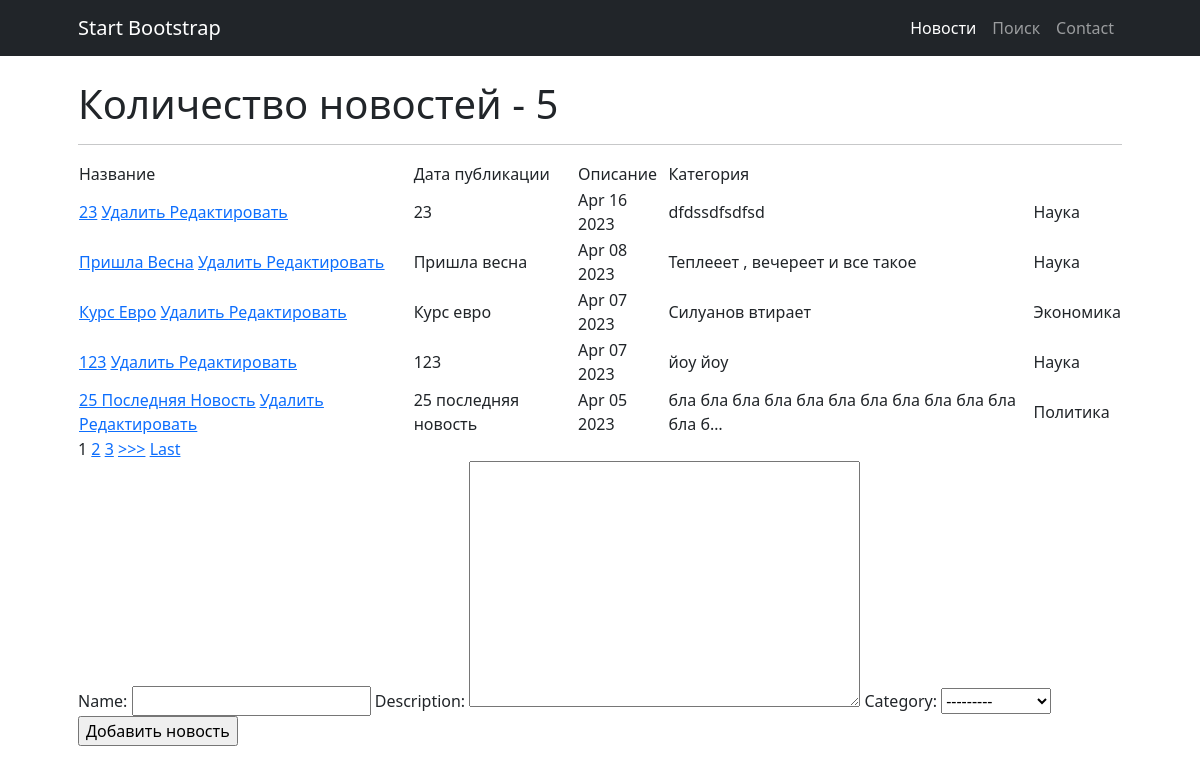
The page /news/ on the database as committed earlier.
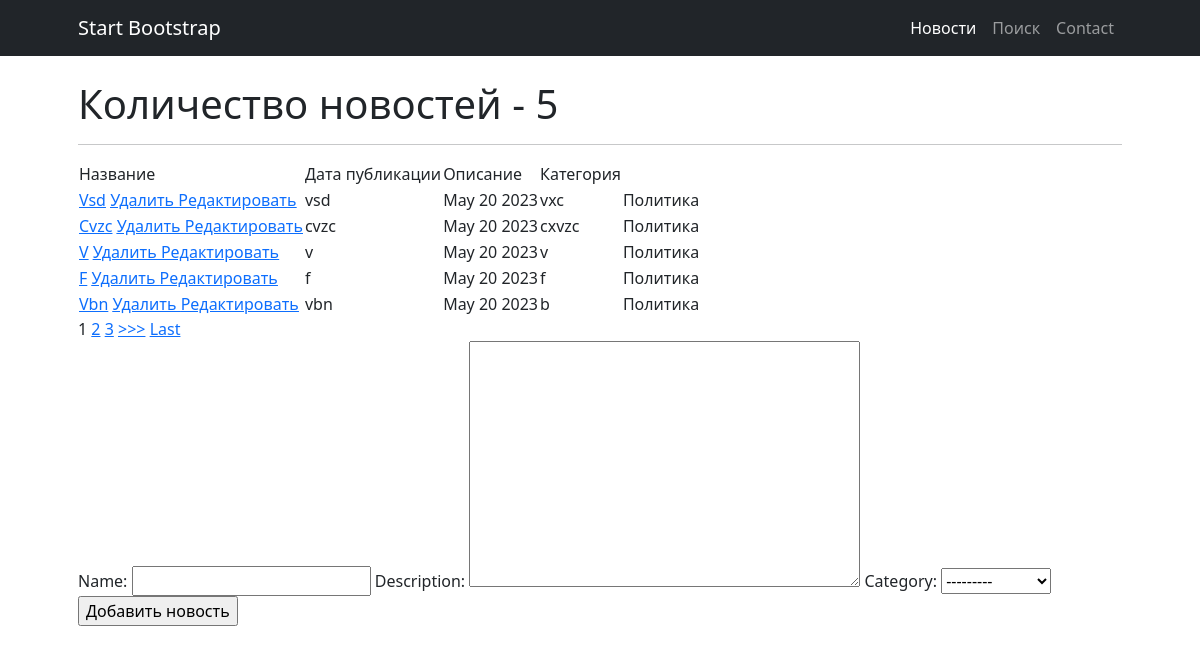
The same page on the database as committed later.
### news/models.py (models this page shows, shortened)
class News(models.Model):
    name = models.CharField(
        max_length=50,
        unique=True, # названия новостей не должны повторяться
    )
    description = models.TextField()
    category = models.ForeignKey(
        to='Category',
        on_delete=models.CASCADE,
        related_name='news', # все новости в категории будут доступны через поле news
    )
    time_creation = models.DateTimeField(auto_now_add = True)

class Category(models.Model):
    name = models.CharField(max_length=100, unique=True)  # названия категорий тоже не должны повторяться
    subscribers = models.ManyToManyField(User, through = 'UserCategory', blank = True) #добавили поле для свзяи с пользователем
    def __str__(self):
        return f'{self.name.title()}'

### news/views.py (the view, shortened to what this page needs)
# urls.py: path('', NewsList.as_view(), name = 'index'), # т.к. сам по себе это класс, то нам надо представить этот класс в виде view. Для этого вызываем метод as_view
class NewsList(ListView):
    model = News  # указываем модель, объекты которой мы будем выводить
    template_name = 'news.html'  # указываем имя шаблона, в котором будет лежать HTML, в нём будут все инструкции о том, как именно пользователю должны вывестись наши объекты
    context_object_name = 'news'  # это имя списка, в котором будут лежать все объекты
    queryset = News.objects.order_by('-id')
    paginate_by = 5
    form_class = NewsForm # добавляем форм класс, чтобы получать доступ к форме через метод POST
    def get_context_data(self, **kwargs):
        context = super().get_context_data(**kwargs)
        context['filter'] = NewsFilter(self.request.GET, queryset=self.get_queryset())
        context['categories'] = Category.objects.all()
        context['form'] = NewsForm()
        return context

### news/forms.py
class NewsForm(ModelForm):
    class Meta:
        model = News
        fields = ['name', 'description', 'category']

### templatetags/custom_filters.py (called while the page is built)
@register.filter(name='filter_message')
def filter_message(message: str):
    variants = ['мудаков', 'твари', 'козлы', 'лошара', 'ублюдок', 'дичь'] # непристойные выражения
    ln = len(variants)
    filtred_message = ''
    string = ''
    string2 = ''
    pattern = ' ' # чем заменять непристойные выражения
    for i in message:
        string += i
        string2 = string.lower()
        flag = 0
        for j in variants:
            if not string2 in j:
                flag += 1
            if string2 == j:
                filtred_message += pattern
                flag -= 1
                string = ''
        if flag == ln:
            filtred_message += string
            string = ''
    if string2 != '' and string2 not in variants:
        filtred_message += string
    elif string2 != '':
        filtred_message += pattern
    return filtred_message

### templates/news.html (shortened to what this page needs)
{% extends 'flatpages/default.html' %}
{% load custom_filters %}
{% block content %}
    <h1>Количество новостей - {{ news|length }}</h1>
    <hr>
    {% if news %}
        <table>
            <tr>
                <td>
                    Название
                </td>
                <td>
                    Дата публикации
                </td>
                <td>
                    Описание
                </td>
                <td>
                    Категория
                </td>
            </tr>
        {% for new in news %}
            <tr>
                <td>
                    <a href="{% url 'new' new.id %}">{{ new.name|title|filter_message }}</a>
                    <a href="{% url 'new_delete' new.id %}"><u> Удалить </u></a>
                    <a href="{% url 'new_update' new.id %}"><u>Редактировать</u></a>
                </td>
                <td>
                    {{ new.name|filter_message }}
                </td>
                <td>
                    {{ new.time_creation|date:'M d Y'}}
                </td>
                <td>
                    {{ new.description|truncatechars:50|filter_message}}
                </td>
                <td>
                    {{ new.category.name }}
                </td>
            </tr>
        {% endfor %}
        </table>
    {% else %}
        <h2> Новостей нет!</h2>
    {% endif %}
{% if is_paginated %}
{% for num in page_obj.paginator.page_range %}
    {% if page_obj.number == num %}
        <a>{{ num }}</a>
    {% elif num > page_obj.number|add:'-3' and num < page_obj.number|add:'3' %}
        <a href="?page={{ num }}">{{ num }}</a>
    {% endif %}
{% endfor %}
{% if page_obj.has_next %}
    <a href="?page={{ page_obj.next_page_number }}">>>></a>
    <a href="?page={{ page_obj.paginator.num_pages }}">Last</a>
{% endif %}
{% endif %}
<form method="POST">
    {{ form }}
    <input type="submit" value="Добавить новость">
</form>
{% endblock content %}

Rows that differ between the two databases and show on the page:
no longer on this page (row unchanged): News: name|filter_message "23", time_creation "Apr 16 2023", description|filter_message "dfdssdfsdfsd", category.name "Наука"
no longer on this page (row unchanged): News: name|filter_message "Пришла Весна", name|filter_message "Пришла весна", time_creation "Apr 08 2023", description|filter_message "Теплееет , вечереет и все такое", category.name "Наука"
no longer on this page (row unchanged): News: name|filter_message "Курс Евро", name|filter_message "Курс евро", time_creation "Apr 07 2023", description|filter_message "Силуанов втирает", category.name "Экономика"
no longer on this page (row unchanged): News: name|filter_message "123", time_creation "Apr 07 2023", description|filter_message "йоу йоу", category.name "Наука"
no longer on this page (row unchanged): News: name|filter_message "25 Последняя Новость", name|filter_message "25 последняя новость", time_creation "Apr 05 2023", description|filter_message "бла бла бла бла бла бла бла бла бла бла бла бла б…", category.name "Политика"
added News: name|filter_message "Vsd", name|filter_message "vsd", time_creation "May 20 2023", description|filter_message "vxc", category.name "Политика"
added News: name|filter_message "Cvzc", name|filter_message "cvzc", time_creation "May 20 2023", description|filter_message "cxvzc", category.name "Политика"
added News: name|filter_message "V", name|filter_message "v", time_creation "May 20 2023", description|filter_message "v", category.name "Политика"
added News: name|filter_message "F", name|filter_message "f", time_creation "May 20 2023", description|filter_message "f", category.name "Политика"
added News: name|filter_message "Vbn", name|filter_message "vbn", time_creation "May 20 2023", description|filter_message "b", category.name "Политика"
